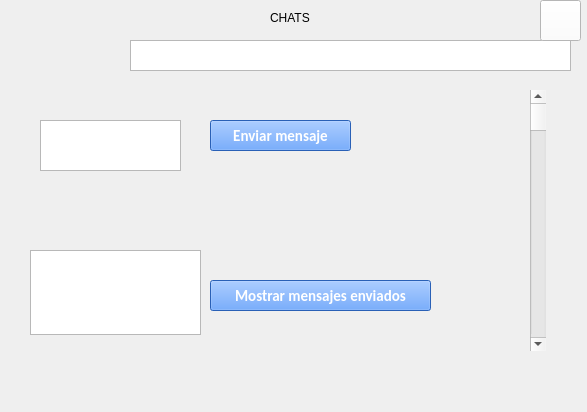
<?xml version="1.0" encoding="UTF-8"?>
<ui version="4.0">
 <class>Form</class>
 <widget class="QWidget" name="Form">
  <property name="geometry">
   <rect>
    <x>0</x>
    <y>0</y>
    <width>587</width>
    <height>412</height>
   </rect>
  </property>
  <property name="windowTitle">
   <string>Form</string>
  </property>
  <widget class="QLabel" name="label">
   <property name="geometry">
    <rect>
     <x>270</x>
     <y>10</y>
     <width>55</width>
     <height>16</height>
    </rect>
   </property>
   <property name="styleSheet">
    <string notr="true">QLabel{
	font: 8pt &quot;CHICKEN Pie&quot;;
    rgb(0, 0, 0);
   border:3px;
}</string>
   </property>
   <property name="text">
    <string>CHATS </string>
   </property>
  </widget>
  <widget class="QLabel" name="label_2">
   <property name="geometry">
    <rect>
     <x>20</x>
     <y>10</y>
     <width>61</width>
     <height>61</height>
    </rect>
   </property>
   <property name="text">
    <string/>
   </property>
   <property name="pixmap">
    <pixmap>C:/Users/User/OneDrive/Desktop/imagenes/perfil.jpg</pixmap>
   </property>
   <property name="scaledContents">
    <bool>true</bool>
   </property>
  </widget>
  <widget class="QLabel" name="label_3">
   <property name="geometry">
    <rect>
     <x>100</x>
     <y>50</y>
     <width>21</width>
     <height>20</height>
    </rect>
   </property>
   <property name="text">
    <string/>
   </property>
   <property name="pixmap">
    <pixmap>C:/Users/User/OneDrive/Desktop/imagenes/57477.png</pixmap>
   </property>
   <property name="scaledContents">
    <bool>true</bool>
   </property>
  </widget>
  <widget class="QScrollBar" name="verticalScrollBar">
   <property name="geometry">
    <rect>
     <x>530</x>
     <y>90</y>
     <width>16</width>
     <height>261</height>
    </rect>
   </property>
   <property name="orientation">
    <enum>Qt::Vertical</enum>
   </property>
  </widget>
  <widget class="QTextEdit" name="textEdit">
   <property name="geometry">
    <rect>
     <x>130</x>
     <y>40</y>
     <width>441</width>
     <height>31</height>
    </rect>
   </property>
   <property name="styleSheet">
    <string notr="true">QTextBox{
qlineargradient(spread:pad, x1:0, y1:0, x2:1, y2:0, stop:0 rgba(255, 0, 0, 255), stop:0.166 rgba(255, 255, 0, 255), stop:0.333 rgba(0, 255, 0, 255), stop:0.5 rgba(0, 255, 255, 255), stop:0.666 rgba(0, 0, 255, 255), stop:0.833 rgba(255, 0, 255, 255), stop:1 rgba(255, 0, 0, 255));
}</string>
   </property>
  </widget>
  <widget class="QTextEdit" name="textEdit_2">
   <property name="geometry">
    <rect>
     <x>40</x>
     <y>120</y>
     <width>141</width>
     <height>51</height>
    </rect>
   </property>
  </widget>
  <widget class="QPushButton" name="NewUser">
   <property name="geometry">
    <rect>
     <x>210</x>
     <y>120</y>
     <width>141</width>
     <height>31</height>
    </rect>
   </property>
   <property name="font">
    <font>
     <family>Calibri</family>
     <pointsize>11</pointsize>
     <weight>75</weight>
     <bold>true</bold>
    </font>
   </property>
   <property name="contextMenuPolicy">
    <enum>Qt::DefaultContextMenu</enum>
   </property>
   <property name="styleSheet">
    <string notr="true">QPushButton{
	background-color: #3A86FF;
	color: #FFFFFF;
}</string>
   </property>
   <property name="text">
    <string>Enviar mensaje</string>
   </property>
  </widget>
  <widget class="QPushButton" name="NewUser_2">
   <property name="geometry">
    <rect>
     <x>210</x>
     <y>280</y>
     <width>221</width>
     <height>31</height>
    </rect>
   </property>
   <property name="font">
    <font>
     <family>Calibri</family>
     <pointsize>11</pointsize>
     <weight>75</weight>
     <bold>true</bold>
    </font>
   </property>
   <property name="contextMenuPolicy">
    <enum>Qt::DefaultContextMenu</enum>
   </property>
   <property name="styleSheet">
    <string notr="true">QPushButton{
	background-color: #3A86FF;
	color: #FFFFFF;
}</string>
   </property>
   <property name="text">
    <string>Mostrar mensajes enviados</string>
   </property>
  </widget>
  <widget class="QTextEdit" name="textEdit_3">
   <property name="geometry">
    <rect>
     <x>30</x>
     <y>250</y>
     <width>171</width>
     <height>85</height>
    </rect>
   </property>
  </widget>
  <widget class="QPushButton" name="MessageButton">
   <property name="geometry">
    <rect>
     <x>540</x>
     <y>0</y>
     <width>41</width>
     <height>41</height>
    </rect>
   </property>
   <property name="styleSheet">
    <string notr="true">QPushButton{
	background-color: #FFFFFF;
}</string>
   </property>
   <property name="text">
    <string/>
   </property>
  </widget>
 </widget>
 <resources/>
 <connections/>
</ui>
